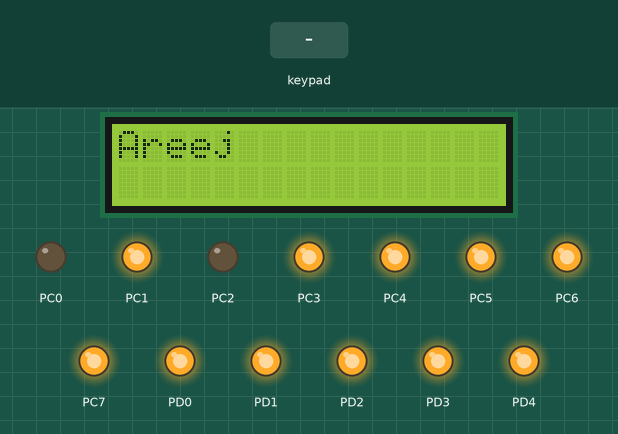
Bench run of a program on a simulated ATmega32, built with avr-gcc and emulated at 12 MHz (the files do not name the chip). On the bench: 16×2 character LCD, output pins drawn as LEDs (lit = HIGH). Wiring (inferred from the names in the program): 2×4 keypad with keys 1 2 3 4 5 6 7 8 (labels assumed): rows PA7, PB0; columns PB4, PB5, PB6, PB7; character LCD (HD44780): RS PD7; R/W PD6; E PD5; data PA0, PA1, PA2, PA3, PA4, PA5, PA6, PA7. Inputs (shaded band) come from the test bench. Pins used as bus, display or sensor lines are not drawn.

Above: at 1.2 s.
1.3 s: key '6' pressed
23.3 s: key '6' pressed
Timing chart, 0 to 26.3 s (numbered marks = the images above; inputs shaded):
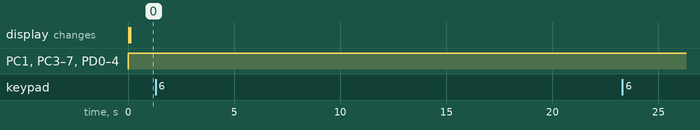

Measured:
- after the input at 1.3 s, every drawn part: stays the same
- after the input at 23.3 s, every drawn part: stays the same

The program:

main.c
```c
/*******************************/
/* Author  : Areej Ayman Helal */
/* Version : V01               */
/* Date    : 16 Jan 2020       */
/*******************************/

#include "STD_TYPES.h"

#include "PORT_interface.h"
#include "DIO_interface.h"
#include "Keypad_interface.h"
#include <util/delay.h>
#include "CLCD_interface.h"
# define F_CPU 12000000UL


#include "PORT_register.h"

void main (void)
{
	PortInitialize();
	CLCD_voidInitialize();
	/*set function*/
	CLCD_voidWriteCmd(0b00111000);
	/*r = 0 or 1
	 c = 0:15 */
	u8 r= 0, c=0;

	while(1)
	{
		u8 x = KEYPAD_GetPressedKey();
		_delay_ms(50);
		CLCD_voidWriteCmd(0b00000001);

		CLCD_voidGoToXPos(c,r);

		CLCE_void_WriteString("Areej");
		if(KEYPAD_GetPressedKey()!=0)
		{
		switch(x)
		{
		//up
		case 1:
			r=0;
			CLCD_voidGoToXPos(c,r);
			CLCE_void_WriteString("Areej");
			break;
			//left
		case 4:
			c-=2;
			CLCD_voidGoToXPos(c,r);
			CLCE_void_WriteString("Areej");
			break;
			//right
		case 6:
			c+=2;
			CLCD_voidGoToXPos(c,r);
			CLCE_void_WriteString("Areej");
			break;
			//down
		case 9:
			r=1;
			CLCD_voidGoToXPos(c,r);
			CLCE_void_WriteString("Areej");
			break;

		}


		}
	}


}
```

CLCD_config.h
```c
/*******************************/
/* Author  : Areej Ayman Helal */
/* Version : V01               */
/* Date    : 16 Jan 2020       */
/*******************************/

#define CLCD_u8_RS_PORT 'D'
#define CLCD_u8_RS_PIN	7

#define CLCD_u8_RW_PORT 'D'
#define CLCD_u8_RW_PIN	6

#define CLCD_u8_E_PORT 'D'
#define CLCD_u8_E_PIN	5

#define CLCD_u8_DATA_PORT 'A'

#define CLCD_u8_D0	0
#define CLCD_u8_D1	1
#define CLCD_u8_D2	2
#define CLCD_u8_D3	3
#define CLCD_u8_D4	4
#define CLCD_u8_D5	5
#define CLCD_u8_D6	6
#define CLCD_u8_D7	7
```

Keypad_config.h
```c
/*******************************/
/* Author  : Areej Ayman Helal */
/* Version : V01               */
/* Date    : 16 Jan 2020       */
/*******************************/

/*Keypad pins configuration */
#define Keypad_R0_PORT 'B'
#define Keypad_R0_PIN	0

#define Keypad_R1_PORT	'B'
#define Keypad_R1_PIN	1

#define Keypad_R2_PORT	'B'
#define Keypad_R2_PIN	2

#define Keypad_R3_PORT	'B'
#define Keypad_R3_PIN	3

#define Keypad_C0_PORT	'B'
#define Keypad_C0_PIN	4

#define Keypad_C1_PORT	'B'
#define Keypad_C1_PIN	5

#define Keypad_C2_PORT	'B'
#define Keypad_C2_PIN	6

#define Keypad_C3_PORT	'B'
#define Keypad_C3_PIN	7

/*Rows and Columns number configuration*/
#define Keypad_Rows_Number 		4
#define Keypad_Columns_Number	4

#define KEYPAD_Rows_PORT {Keypad_R0_PORT,Keypad_R1_PORT,Keypad_R2_PORT,Keypad_R3_PORT}
#define KEYPAD_Rows_PIN {Keypad_R0_PIN,Keypad_R1_PIN,Keypad_R2_PIN,Keypad_R3_PIN}

#define KEYPAD_Columns_PORT {Keypad_C0_PORT,Keypad_C1_PORT,Keypad_C2_PORT,Keypad_C3_PORT}
#define KEYPAD_Columns_PIN {Keypad_C0_PIN,Keypad_C1_PIN,Keypad_C2_PIN,Keypad_C3_PIN}

/*Choose the Keypad Keys representation*/
#define KEYPAD_KEYS {{0,1,2,3},{4,5,6,7},{8,9,10,11},{12,13,14,15}}

/*Choose Default Value when no key is pressed*/
#define KEYPAD_DEFAULT 0x00
```

CLCD_interface.h
```c
/*******************************/
/* Author  : Areej Ayman Helal */
/* Version : V01               */
/* Date    : 16 Jan 2020       */
/*******************************/

/*Description : This API shall initialize LCD*/
void CLCD_voidInitialize(void);

/*Description : This API shall display data on LCD*/
void CLCD_voidWriteData(u8 copy_u8Data);

/*Description : This API shall excute command on LCD*/
void CLCD_voidWriteCmd(u8 copy_u8Cmd);


void setLocation(u8 Row,u8 Col);

/*Description : This API shall excute command on LCD*/
void CLCD_voidWriteCmd(u8 copy_u8Cmd);

#define CLCD_u8_LINE_ONE 0
#define CLCD_u8_LINE_TWO 1

void CLCD_voidGoToXPos(u8 Copy_u8XPos,u8 Copy_u8YPos);
```

CLCD_program.c
```c
/*******************************/
/* Author  : Areej Ayman Helal */
/* Version : V01               */
/* Date    : 16 Jan 2020       */
/*******************************/

#include "STD_TYPES.h"
#include "BIT_MATH.h"
#include <util/delay.h>
#include "DIO_interface.h"
#include "CLCD_interface.h"
#include "CLCD_config.h"
#include "CLCD_register.h"
#include "CLCD_private.h"


/*Description : This API shall initialize LCD*/
void CLCD_voidInitialize(void)
{

	_delay_ms(40);
	CLCD_voidWriteCmd(0b00111000);
	CLCD_voidWriteCmd(0b00001100);
	CLCD_voidWriteCmd(0b00000001);
	_delay_ms(2);

}

/*Description : This API shall display data on LCD*/
void CLCD_voidWriteData(u8 Copy_u8Data)
{
	/*Set RS = 1 */
	DIO_setPinValue(CLCD_u8_RS_PORT,CLCD_u8_RS_PIN,1);
	/*Set RW = 0 */
	DIO_setPinValue(CLCD_u8_RW_PORT,CLCD_u8_RW_PIN,0);
	/*Set Data on data port */
	CLCD_voidSetDataPort(Copy_u8Data);
	/*Enable pulse */
	DIO_setPinValue(CLCD_u8_E_PORT,CLCD_u8_E_PIN,1);
	_delay_ms(1);
	DIO_setPinValue(CLCD_u8_E_PORT,CLCD_u8_E_PIN,0);
	_delay_ms(1);

}

/*Description : This API shall excute command on LCD*/
void CLCD_voidWriteCmd(u8 Copy_u8Cmd)
{
	/*Set RS = 0 */
	DIO_setPinValue(CLCD_u8_RS_PORT,CLCD_u8_RS_PIN,0);
	/*Set RW = 0 */
	DIO_setPinValue(CLCD_u8_RW_PORT,CLCD_u8_RW_PIN,0);
	/*Set Data on data port */
	CLCD_voidSetDataPort(Copy_u8Cmd);
	/*Enable pulse */
	DIO_setPinValue(CLCD_u8_E_PORT,CLCD_u8_E_PIN,1);
	_delay_ms(1);
	DIO_setPinValue(CLCD_u8_E_PORT,CLCD_u8_E_PIN,0);
	_delay_ms(1);

}

static void CLCD_voidSetDataPort(u8 Copy_u8Data)
{
	u8 Local_u8BitVal;
	Local_u8BitVal = GET_BIT(Copy_u8Data,0);
	DIO_setPinValue(CLCD_u8_DATA_PORT,CLCD_u8_D0,Local_u8BitVal);
	Local_u8BitVal = GET_BIT(Copy_u8Data,1);
	DIO_setPinValue(CLCD_u8_DATA_PORT,CLCD_u8_D1,Local_u8BitVal);
	Local_u8BitVal = GET_BIT(Copy_u8Data,2);
	DIO_setPinValue(CLCD_u8_DATA_PORT,CLCD_u8_D2,Local_u8BitVal);
	Local_u8BitVal = GET_BIT(Copy_u8Data,3);
	DIO_setPinValue(CLCD_u8_DATA_PORT,CLCD_u8_D3,Local_u8BitVal);
	Local_u8BitVal = GET_BIT(Copy_u8Data,4);
	DIO_setPinValue(CLCD_u8_DATA_PORT,CLCD_u8_D4,Local_u8BitVal);
	Local_u8BitVal = GET_BIT(Copy_u8Data,5);
	DIO_setPinValue(CLCD_u8_DATA_PORT,CLCD_u8_D5,Local_u8BitVal);
	Local_u8BitVal = GET_BIT(Copy_u8Data,6);
	DIO_setPinValue(CLCD_u8_DATA_PORT,CLCD_u8_D6,Local_u8BitVal);
	Local_u8BitVal = GET_BIT(Copy_u8Data,7);
	DIO_setPinValue(CLCD_u8_DATA_PORT,CLCD_u8_D7,Local_u8BitVal);
}


void setLocation(u8 Row,u8 Col)
{
	switch(Row)
	{
	case 0:
		switch(Col)
		{
		case 1:
			/*set ddram*/
			CLCD_voidWriteCmd(0b10000000);
			break;
		case 2:
			/*set ddram*/
			CLCD_voidWriteCmd(0b10000010);
			break;
		case 3:
			/*set ddram*/
			CLCD_voidWriteCmd(0b10000100);
			break;
		case 4:
			/*set ddram*/
			CLCD_voidWriteCmd(0b10000111);
			break;
		case 5:
			/*set ddram*/
			CLCD_voidWriteCmd(0b10001000);
			break;
		case 6:
			/*set ddram*/
			CLCD_voidWriteCmd(0b10001010);
			break;
		case 7:
			/*set ddram*/
			CLCD_voidWriteCmd(0b10001100);
			break;
		case 8:
			/*set ddram*/
			CLCD_voidWriteCmd(0b10001110);
			break;

		}

		break;
		case 1:
			switch(Col)
			{
			case 1:
				/*set ddram*/
				CLCD_voidWriteCmd(0b11000000);
				break;
			case 2:
				/*set ddram*/
				CLCD_voidWriteCmd(0b11000010);
				break;
			case 3:
				/*set ddram*/
				CLCD_voidWriteCmd(0b11000100);
				break;
			case 4:
				/*set ddram*/
				CLCD_voidWriteCmd(0b11000110);
				break;
			case 5:
				/*set ddram*/
				CLCD_voidWriteCmd(0b11001000);
				break;
			case 6:
				/*set ddram*/
				CLCD_voidWriteCmd(0b11001010);
				break;
			case 7:
				/*set ddram*/
				CLCD_voidWriteCmd(0b10001100);
				break;
			case 8:
				/*set ddram*/
				CLCD_voidWriteCmd(0b11001110);
				break;

			}
			break;
	}

}

void CLCD_voidGoToXPos(u8 Copy_u8XPos,u8 Copy_u8YPos)
{
	u8 Local_u8DDRamAdd;
	if(Copy_u8YPos==CLCD_u8_LINE_ONE)
	{
		Local_u8DDRamAdd=Copy_u8XPos;
	}
	else if(Copy_u8YPos==CLCD_u8_LINE_TWO)
	{
		Local_u8DDRamAdd=Copy_u8XPos + CLCD_u8_LINE_TWO_ADD_OFFSET;
	}
	else
	{
		/*Do Nothing*/
	}
	CLCD_voidWriteCmd(Local_u8DDRamAdd|CLCD_u8_SET_DDRAM_ADD_CMD);
}

void CLCE_void_WriteString(const char* Copy_pchString)
{
	while(*Copy_pchString !='\0')
	{
		CLCD_voidWriteData(*Copy_pchString);
		Copy_pchString ++;
	}
}
```

Keypad_interface.h
```c
/*******************************/
/* Author  : Areej Ayman Helal */
/* Version : V01               */
/* Date    : 16 Jan 2020       */
/*******************************/

u8 KEYPAD_GetPressedKey(void);
```

Keypad_program.c
```c
/*******************************/
/* Author  : Areej Ayman Helal */
/* Version : V01               */
/* Date    : 16 Jan 2020       */
/*******************************/

#include "STD_TYPES.h"

#include "DIO_interface.h"

#include "Keypad_config.h"
#include "Keypad_interface.h"s
#include "Keypad_private.h"


u8 KEYPAD_GetPressedKey(void)
{
	u8 Keypad_Rows_Port[Keypad_Rows_Number]	= KEYPAD_Rows_PORT;
	u8 Keypad_Columns_Port[Keypad_Columns_Number] =	KEYPAD_Columns_PORT;

	u8 Keypad_Rows_Pin[Keypad_Rows_Number] = KEYPAD_Rows_PIN;
	u8 Keypad_Columns_Pin[Keypad_Columns_Number] = KEYPAD_Columns_PIN;

	u8 Keypad_Keys[Keypad_Rows_Number][Keypad_Columns_Number] =	KEYPAD_KEYS	;

	u8 RowIndex,ColumnIndex,PinState;

	u8 PressedKey=KEYPAD_DEFAULT;

	for(RowIndex=0;RowIndex<Keypad_Rows_Number;RowIndex++)
	{
		/*Activate the current Row*/
		DIO_setPinValue(Keypad_Rows_Port[RowIndex],Keypad_Rows_Pin[RowIndex],0);

		/*Check Columns if Pressed*/
		for(ColumnIndex=0;ColumnIndex<Keypad_Columns_Number;ColumnIndex++)
		{
			PinState =DIO_getPinValue(Keypad_Columns_Port[ColumnIndex],Keypad_Columns_Pin[ColumnIndex]);
			/*Check if the Key is Pressed*/
			if(0 == PinState)
			{
				PressedKey = Keypad_Keys[RowIndex][ColumnIndex];

				/*busy waiting until the key is released*/
				/*while(0==PinState)
				{
					PinState =getPinValue(Keypad_Columns_Port[ColumnIndex],Keypad_Columns_Pin[ColumnIndex]);
				}
				return PressedKey;*/
			}
		}

		/*Deactivate the current Row*/
		DIO_setPinValue(Keypad_Rows_Port[RowIndex],Keypad_Rows_Pin[RowIndex],1);
	}
	return PressedKey;

}
```

BIT_MATH.h
```c
/*******************************/
/* Author  : Areej Ayman Helal */
/* Version : V01               */
/* Date    : 16 Jan 2020       */
/*******************************/

#define SET_BIT(VAR,BIT_NO) (VAR|=(1<<BIT_NO))
#define CLR_BIT(VAR,BIT_NO) (VAR &=(~(1<<BIT_NO)))
#define TOGGLE_BIT(VAR,BIT_NO) (VAR ^=(1<<BIT_NO))
#define GET_BIT(VAR,BIT_NO) ((VAR >>BIT_NO) &0x01)
```

CLCD_private.h
```c
/*******************************/
/* Author  : Areej Ayman Helal */
/* Version : V01               */
/* Date    : 16 Jan 2020       */
/*******************************/

static void CLCD_voidSetDataPort(u8 Copy_u8Data);
#define CLCD_u8_LINE_TWO_ADD_OFFSET 0x40
#define CLCD_u8_SET_DDRAM_ADD_CMD 0x80
```

CLCD_register.h
```c
/*******************************/
/* Author  : Areej Ayman Helal */
/* Version : V01               */
/* Date    : 16 Jan 2020       */
/*******************************/
```

DIO_config.h
```c
/*******************************/
/* Author  : Areej Ayman Helal */
/* Version : V01               */
/* Date    : 16 Jan 2020       */
/*******************************/
```

DIO_interface.h
```c
/*******************************/
/* Author  : Areej Ayman Helal */
/* Version : V01               */
/* Date    : 16 Jan 2020       */
/*******************************/

#include "STD_TYPES.h"
void DIO_setPinValue(u8 Port , u8 Pin , u8 Val);
void DIO_setPinDirection(u8 Port , u8 Pin , u8 Dir);
u8 DIO_getPinValue(u8 Port , u8 Pin );
```

DIO_private.h
```c
/*******************************/
/* Author  : Areej Ayman Helal */
/* Version : V01               */
/* Date    : 16 Jan 2020       */
/*******************************/
```

DIO_program.c
```c
/*******************************/
/* Author  : Areej Ayman Helal */
/* Version : V01               */
/* Date    : 16 Jan 2020       */
/*******************************/

#include "STD_TYPES.h"
#include "BIT_MATH.h"
#include "DIO_interface.h"
#include "DIO_private.h"
#include "DIO_register.h"
#include "DIO_config.h"

void DIO_setPinDirection(u8 Port , u8 Pin , u8 Dir)
{
	switch(Port)
	{
		case 'A' :
			if(Dir == 0 )
			{
				CLR_BIT(DDRA,Pin);
			}
			else
			{
				SET_BIT(DDRA,Pin);
			}
			break;
		case 'B' :
			if(Dir == 0 )
			{
				CLR_BIT(DDRB,Pin);
			}
			else
			{
				SET_BIT(DDRB,Pin);
			}
			break;
		case 'C' :
			if(Dir == 0 )
			{
				CLR_BIT(DDRC,Pin);
			}
			else
			{
				SET_BIT(DDRC,Pin);
			}
			break;
		case 'D' :
			if(Dir == 0 )
			{
				CLR_BIT(DDRD,Pin);
			}
			else
			{
				SET_BIT(DDRD,Pin);
			}
			break;

	}
}
void DIO_setPinValue(u8 Port , u8 Pin , u8 Val)
{
	switch(Port)
	{
		case 'A' :
			if(Val == 0 )
			{
				CLR_BIT(PORTA,Pin);
			}
			else
			{
				SET_BIT(PORTA,Pin);
			}
			break;

		case 'B' :
			if(Val == 0 )
			{
				CLR_BIT(PORTB,Pin);
			}
			else
			{
				SET_BIT(PORTB,Pin);
			}
			break;

		case 'C' :
			if(Val == 0 )
			{
				CLR_BIT(PORTC,Pin);
			}
			else
			{
				SET_BIT(PORTC,Pin);
			}
			break;

		case 'D' :
			if(Val == 0 )
			{
				CLR_BIT(PORTD,Pin);
			}
			else
			{
				SET_BIT(PORTD,Pin);
			}
			break;


	}
}


u8 DIO_getPinValue(u8 Port , u8 Pin )
{
	u8 Result;
	switch(Port)
	{
		case 'A' :
			Result= GET_BIT(PINA,Pin);
			break;

		case 'B' :
			Result= GET_BIT(PINB,Pin);
			break;

		case 'C' :
			Result= GET_BIT(PINC,Pin);
			break;

		case 'D' :
			Result= GET_BIT(PIND,Pin);
			break;

	}
	return Result;
}
```

DIO_register.h
```c
/*******************************/
/* Author  : Areej Ayman Helal */
/* Version : V01               */
/* Date    : 16 Jan 2020       */
/*******************************/

#define PORTA *((u8*)0x3B)
#define DDRA  *((u8*)0x3A)
#define PINA  *((u8*)0x39)
#define PORTB *((u8*)0x38)
#define DDRB  *((u8*)0x37)
#define PINB  *((u8*)0x36)
#define PORTC *((u8*)0x35)
#define DDRC  *((u8*)0x34)
#define PINC  *((u8*)0x33)
#define PORTD *((u8*)0x32)
#define DDRD  *((u8*)0x31)
#define PIND  *((u8*)0x30)
```

Keypad_private.h
```c
/*******************************/
/* Author  : Areej Ayman Helal */
/* Version : V01               */
/* Date    : 16 Jan 2020       */
/*******************************/
```

PORT_config.h
```c
/*******************************/
/* Author  : Areej Ayman Helal */
/* Version : V01               */
/* Date    : 16 Jan 2020       */
/*******************************/
/*Input =0 , Output =1*/
#define PORTA_PIN0_DIR   1
#define PORTA_PIN1_DIR   1
#define PORTA_PIN2_DIR   1
#define PORTA_PIN3_DIR   1
#define PORTA_PIN4_DIR   1
#define PORTA_PIN5_DIR   1
#define PORTA_PIN6_DIR   1
#define PORTA_PIN7_DIR   1

#define PORTB_PIN0_DIR   1
#define PORTB_PIN1_DIR   1
#define PORTB_PIN2_DIR   1
#define PORTB_PIN3_DIR   1
#define PORTB_PIN4_DIR   0
#define PORTB_PIN5_DIR   0
#define PORTB_PIN6_DIR   0
#define PORTB_PIN7_DIR   0

#define PORTC_PIN0_DIR   1
#define PORTC_PIN1_DIR   1
#define PORTC_PIN2_DIR   1
#define PORTC_PIN3_DIR   1
#define PORTC_PIN4_DIR   1
#define PORTC_PIN5_DIR   1
#define PORTC_PIN6_DIR   1
#define PORTC_PIN7_DIR   1

#define PORTD_PIN0_DIR   1
#define PORTD_PIN1_DIR   1
#define PORTD_PIN2_DIR   1
#define PORTD_PIN3_DIR   1
#define PORTD_PIN4_DIR   1
#define PORTD_PIN5_DIR   1
#define PORTD_PIN6_DIR   1
#define PORTD_PIN7_DIR   1

/*Choose initial value for pins
	0 low for value , floating for input
	1 high for output , internal pull-up for input */
#define PORTA_PIN0_INITIAL_VALUE   1
#define PORTA_PIN1_INITIAL_VALUE   1
#define PORTA_PIN2_INITIAL_VALUE   1
#define PORTA_PIN3_INITIAL_VALUE   1
#define PORTA_PIN4_INITIAL_VALUE   1
#define PORTA_PIN5_INITIAL_VALUE   1
#define PORTA_PIN6_INITIAL_VALUE   1
#define PORTA_PIN7_INITIAL_VALUE   1

#define PORTB_PIN0_INITIAL_VALUE   1
#define PORTB_PIN1_INITIAL_VALUE   1
#define PORTB_PIN2_INITIAL_VALUE   1
#define PORTB_PIN3_INITIAL_VALUE   1
#define PORTB_PIN4_INITIAL_VALUE   1
#define PORTB_PIN5_INITIAL_VALUE   1
#define PORTB_PIN6_INITIAL_VALUE   1
#define PORTB_PIN7_INITIAL_VALUE   1

#define PORTC_PIN0_INITIAL_VALUE   0
#define PORTC_PIN1_INITIAL_VALUE   1
#define PORTC_PIN2_INITIAL_VALUE   0
#define PORTC_PIN3_INITIAL_VALUE   1
#define PORTC_PIN4_INITIAL_VALUE   1
#define PORTC_PIN5_INITIAL_VALUE   1
#define PORTC_PIN6_INITIAL_VALUE   1
#define PORTC_PIN7_INITIAL_VALUE   1

#define PORTD_PIN0_INITIAL_VALUE   1
#define PORTD_PIN1_INITIAL_VALUE   1
#define PORTD_PIN2_INITIAL_VALUE   1
#define PORTD_PIN3_INITIAL_VALUE   1
#define PORTD_PIN4_INITIAL_VALUE   1
#define PORTD_PIN5_INITIAL_VALUE   1
#define PORTD_PIN6_INITIAL_VALUE   1
#define PORTD_PIN7_INITIAL_VALUE   1
```

PORT_interface.h
```c
/*******************************/
/* Author  : Areej Ayman Helal */
/* Version : V01               */
/* Date    : 16 Jan 2020       */
/*******************************/

void PortInitialize(void);
```

PORT_private.h
```c
/*******************************/
/* Author  : Areej Ayman Helal */
/* Version : V01               */
/* Date    : 16 Jan 2020       */
/*******************************/

#define Conc(b7,b6,b5,b4,b3,b2,b1,b0) Conc_Help(b7,b6,b5,b4,b3,b2,b1,b0)
#define Conc_Help(b7,b6,b5,b4,b3,b2,b1,b0) 0b##b7##b6##b5##b4##b3##b2##b1##b0

#define PORTA_DIR Conc(PORTA_PIN7_DIR,PORTA_PIN6_DIR,PORTA_PIN5_DIR,PORTA_PIN4_DIR,PORTA_PIN3_DIR,PORTA_PIN2_DIR,PORTA_PIN1_DIR,PORTA_PIN0_DIR)
#define PORTB_DIR Conc(PORTB_PIN7_DIR,PORTB_PIN6_DIR,PORTB_PIN5_DIR,PORTB_PIN4_DIR,PORTB_PIN3_DIR,PORTB_PIN2_DIR,PORTB_PIN1_DIR,PORTB_PIN0_DIR)
#define PORTC_DIR Conc(PORTC_PIN7_DIR,PORTC_PIN6_DIR,PORTC_PIN5_DIR,PORTC_PIN4_DIR,PORTC_PIN3_DIR,PORTC_PIN2_DIR,PORTC_PIN1_DIR,PORTC_PIN0_DIR)
#define PORTD_DIR Conc(PORTD_PIN7_DIR,PORTD_PIN6_DIR,PORTD_PIN5_DIR,PORTD_PIN4_DIR,PORTD_PIN3_DIR,PORTD_PIN2_DIR,PORTD_PIN1_DIR,PORTD_PIN0_DIR)

#define PORTA_INITIAL_VALUE Conc(PORTA_PIN7_INITIAL_VALUE,PORTA_PIN6_INITIAL_VALUE,PORTA_PIN5_INITIAL_VALUE,PORTA_PIN4_INITIAL_VALUE,PORTA_PIN3_INITIAL_VALUE,PORTA_PIN2_INITIAL_VALUE,PORTA_PIN1_INITIAL_VALUE,PORTA_PIN0_INITIAL_VALUE)
#define PORTB_INITIAL_VALUE Conc(PORTB_PIN7_INITIAL_VALUE,PORTB_PIN6_INITIAL_VALUE,PORTB_PIN5_INITIAL_VALUE,PORTB_PIN4_INITIAL_VALUE,PORTB_PIN3_INITIAL_VALUE,PORTB_PIN2_INITIAL_VALUE,PORTB_PIN1_INITIAL_VALUE,PORTB_PIN0_INITIAL_VALUE)
#define PORTC_INITIAL_VALUE Conc(PORTC_PIN7_INITIAL_VALUE,PORTC_PIN6_INITIAL_VALUE,PORTC_PIN5_INITIAL_VALUE,PORTC_PIN4_INITIAL_VALUE,PORTC_PIN3_INITIAL_VALUE,PORTC_PIN2_INITIAL_VALUE,PORTC_PIN1_INITIAL_VALUE,PORTC_PIN0_INITIAL_VALUE)
#define PORTD_INITIAL_VALUE Conc(PORTD_PIN7_INITIAL_VALUE,PORTD_PIN6_INITIAL_VALUE,PORTD_PIN5_INITIAL_VALUE,PORTD_PIN4_INITIAL_VALUE,PORTD_PIN3_INITIAL_VALUE,PORTD_PIN2_INITIAL_VALUE,PORTD_PIN1_INITIAL_VALUE,PORTD_PIN0_INITIAL_VALUE)
```

PORT_program.c
```c
/*******************************/
/* Author  : Areej Ayman Helal */
/* Version : V01               */
/* Date    : 16 Jan 2020       */
/*******************************/

#include "STD_TYPES.h"
#include "BIT_MATH.h"

#include "PORT_interface.h"
#include "PORT_register.h"
#include "PORT_config.h"
#include "PORT_private.h"

void PortInitialize(void)
{
	DDRA = PORTA_DIR;
	DDRB = PORTB_DIR;
	DDRC = PORTC_DIR;
	DDRD = PORTD_DIR;

	PORTA = PORTA_INITIAL_VALUE;
	PORTB = PORTB_INITIAL_VALUE;
	PORTC = PORTC_INITIAL_VALUE;
	PORTD = PORTD_INITIAL_VALUE;
}
```

Source omitted: PORT_register.h (399 bytes), STD_TYPES.h (401 bytes)
